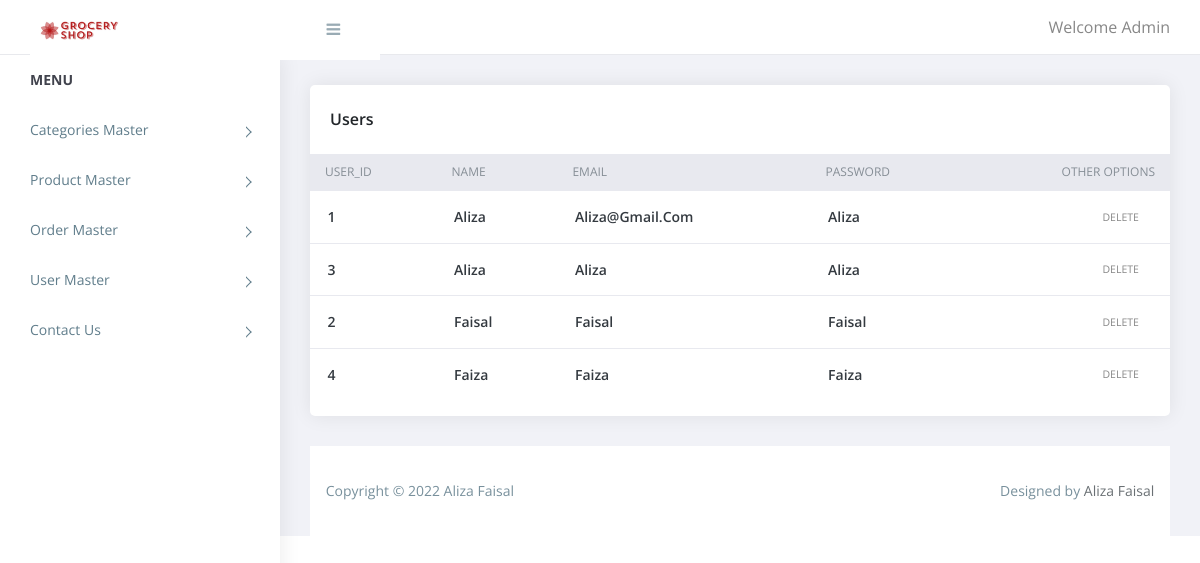
Page /staff/users.php on the committed database.
### tables this page shows
CREATE TABLE IF NOT EXISTS `end_users` (
  `user_id` int(11) NOT NULL AUTO_INCREMENT,
  `name` varchar(200) NOT NULL,
  `email` varchar(200) NOT NULL,
  `password` varchar(200) NOT NULL,
  PRIMARY KEY (`user_id`)
);

### staff/users.php (the view, shortened to what this page needs)
<?php
include('header.inc.php');
$sql = "SELECT * FROM end_users ORDER BY `name` asc";
$res = mysqli_query($conn, $sql)
or trigger_error("Query Failed! SQL: $sql - Error: ".mysqli_error($conn), E_USER_ERROR);
while($row = mysqli_fetch_array($res)){
    $users[] = $row;
}
?>
         <div class="content pb-0">
            <div class="orders">
               <div class="row">
                  <div class="col-xl-12">
                     <div class="card">
                        <div class="card-body">
                           <h4 class="box-title"> Users </h4>
                        </div>
                        <div class="card-body--">
                           <div class="table-stats order-table ov-h">
                              <table class="table ">
                                 <thead>
                                    <tr>
                                       <th>user_id</th>
                                       <th>name</th>
                                       <th> email</th>
                                       <th> password</th>
                                       <th> other options</th>
                                    </tr>
                                 </thead>
                                 <tbody>
                                     <?php
                                     foreach($users as $list){?>
                                     <tr>
                                     <td><?php echo $list['user_id'] ?></td>
                                     <td><?php echo $list['name'] ?></td>
                                     <td><?php echo $list['email'] ?></td>
                                     <td><?php echo $list['password'] ?></td>
                                     <td>
                                            <?php
                                         echo "<span class='badge badge-delete'><a href='?type=delete&id=".$list['user_id']."'>Delete</a></span>&nbsp;";
                                         ?>
                                     </td>
                                     </tr>
                                  <?php   }
                                     ?>
                                 </tbody>
                              </table>
                           </div>
                        </div>
                     </div>
                  </div>
               </div>
            </div>
		  </div>
<?php
include('footer.inc.php');
?>

### staff/assets/css/style.css (style rules this page uses)
body { display: table; font-family: open sans, sans-serif; font-size: 16px; width: 100% }
a, button { text-decoration: none; outline: none!important; color: #878787; -webkit-transition: all .25s ease; transition: all .25s ease }
h1, h2, h3, h4, h5, h6 { margin: 0 }
.pb-0 { padding-bottom: 0 }
.ov-h { overflow: hidden }
.order-table { position: relative }
.order-table:after, .order-table:before { content: ""; position: absolute; top: 0; height: 37px; width: 10px; background: #e8e9ef }
.order-table:after { right: -1px }
.order-table:before { left: -1px }
.order-table tr th { background: #e8e9ef }
.order-table tr td:last-child, .order-table tr th:last-child { text-align: right }
.order-table tr:last-child td { border: none }
.order-table .badge { color: #fff; padding: 10px; text-transform: uppercase; font-weight: 400 }
.content { float: left; padding: 1.875em; width: 100% }
.card { margin-bottom: 1.875em; border-radius: 5px; padding: 0; border: 0 solid transparent; -webkit-box-shadow: 0 0 20px rgba(0, 0, 0, .08); box-shadow: 0 0 20px rgba(0, 0, 0, .08) }
.card .box-title { font-weight: 600; font-size: 1em; padding: 5px 0 }
.card .card-body { float: left; padding: 1.25em; position: relative; width: 100% }
.card h4 { font-size: 1.1rem }
.table-stats table { font-family: open sans }
.table-stats table th, .table-stats table td { border: none; border-bottom: 1px solid #e8e9ef; color: #868e96; font-size: 12px; font-weight: 400; padding: .75em 1.25em; text-transform: uppercase }
.table-stats table td { color: #343a40; font-size: 14px; font-weight: 600; text-transform: capitalize; vertical-align: middle }
@media (max-width:1368px) { .card-body { padding: 15px } }

### rows in the picture
end_users: user_id "1", name "Aliza", email "Aliza@gmail.com", password "Aliza"
end_users: user_id "3", name "Aliza", email "Aliza", password "Aliza"
end_users: user_id "2", name "Faisal", email "Faisal", password "Faisal"
end_users: user_id "4", name "Faiza", email "Faiza", password "Faiza"
